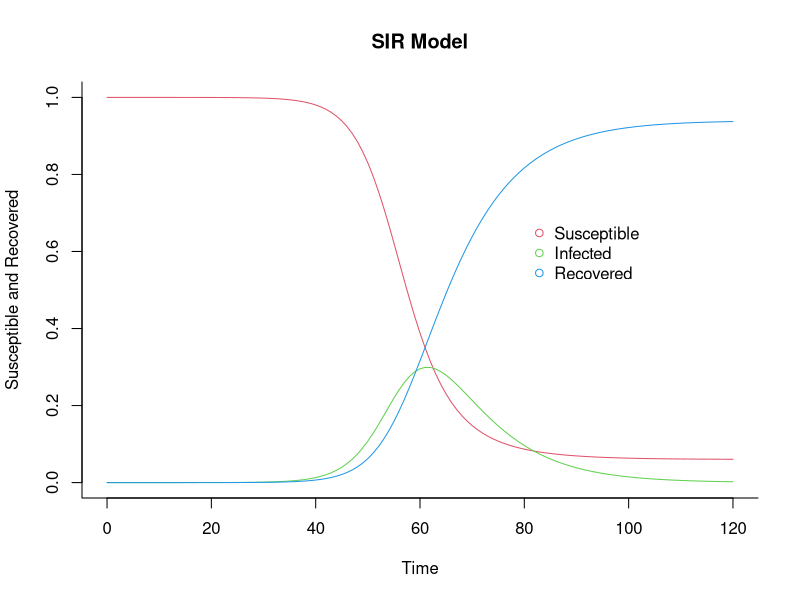
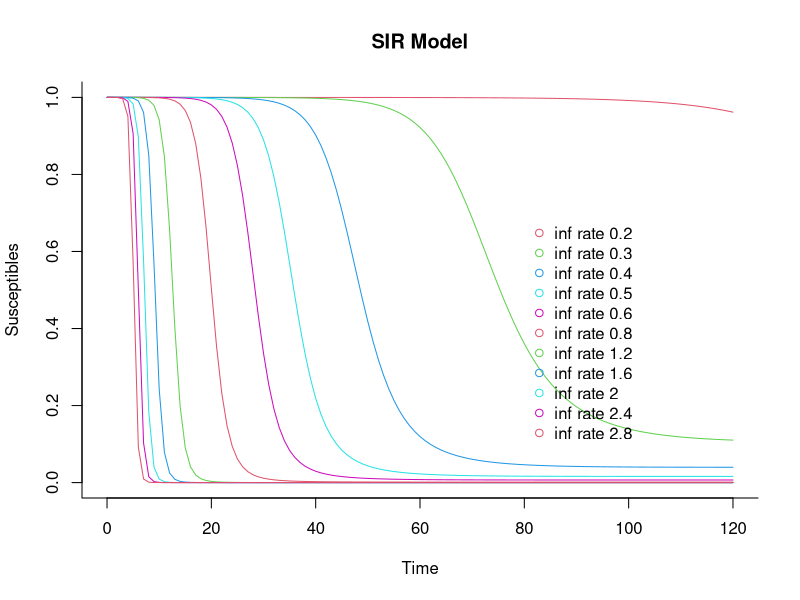
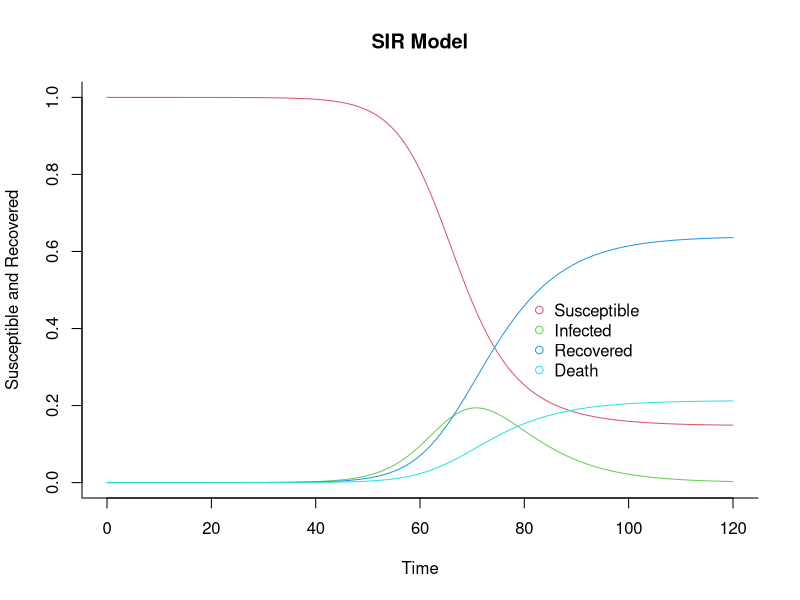
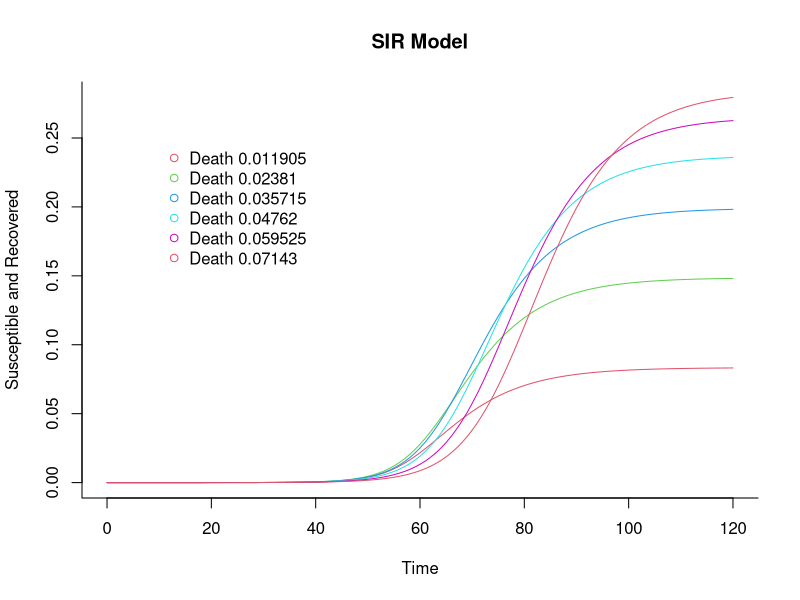
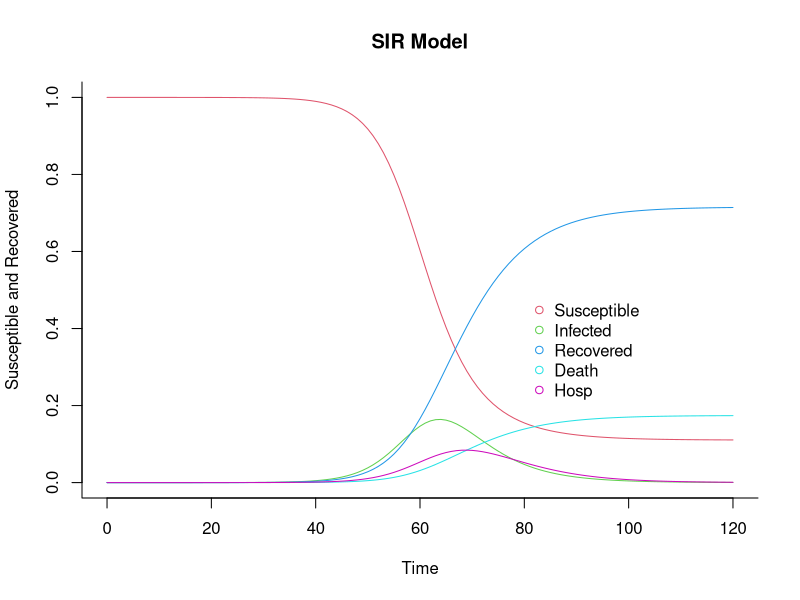
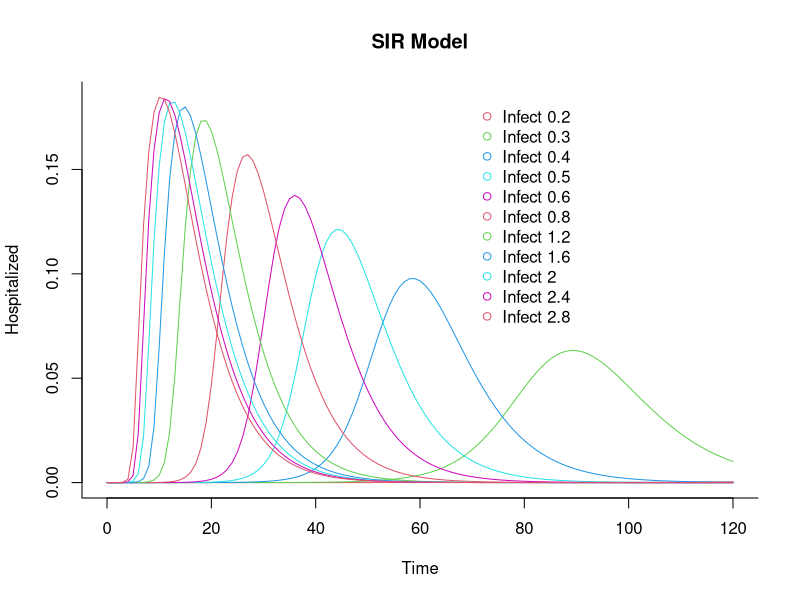

The R source for these figures, in order: (Note: this script raises an error after producing the figures.)

###############
### R Intro ###
###############

### Link:
# https://cran.r-project.org/

# Instalare pachete:
# install.packages("_nume_pachet_")

### Vizualizare / Grafica
# install.packages("ggplot2")

### Ecuatii diferentiale
# install.packages("deSolve")

#################

### incarcare librarii
library(ggplot2)
library(deSolve)

##################
##################

#################
### SIR Model ###
#################

# S = Susceptible
# I = Infected
# R = Removed: Immune (recovered) + Dead;

### Basic SIR Model
sir <- function(time, state, parameters) {
  with(as.list(c(state, parameters)), {
    dS = -infect * S * I;
    dI =  infect * S * I - recov * I;
    dR =  recov * I;

    return(list(c(dS, dI, dR)))
  })
}

solve.sir = function(sir.f, init, parameters, times) {
	## Solve using ode (General Solver for Ordinary Differential Equations)
	out = ode(y = init, times = times, func = sir.f, parms = parameters)
	## change to data frame
	out = as.data.frame(out)
	## Delete time variable
	out$time <- NULL
	return(out)
}

### Plot SIR
legend.xyf = function(times, x=c(0,0)) {
	c(max(times)*2/3, 0.7) + x;
}
plot.sir = function(y, times, legend.lbl=c("Susceptible", "Infected", "Recovered"),
		legend.xy, leg.off=c(0,0), ylab="Susceptible and Recovered") {
	if(missing(legend.xy)) legend.xy=legend.xyf(times, leg.off)
	matplot(x = times, y = y, type = "l",
        xlab = "Time", ylab = ylab, main = "SIR Model",
        lwd = 1, lty = 1, bty = "l", col = 2:6)

	## Add legend
	legend(legend.xy[1], legend.xy[2], legend.lbl,
		pch = 1, col = 2:6, bty = "n")
}

basic.lbl = c("Susceptible", "Infected", "Recovered");

#############
### run Model

### Set parameters

### Time frame
end.time = 120
times = seq(0, end.time, by = 1)

### Proportion in each compartment:
# Susceptible = 0.999999;
# Infected = 0.000001;
# Recovered = 0;
init = c(S = 1-1e-6, I = 1e-6, R = 0.0)

# probability of infection;
infect = 1.4247 / 4
# recovery rate;
recov  = 0.14286 / 1.2

parameters = c(infect = infect, recov = recov)


### Solve using ode
out = solve.sir(sir, init, parameters, times)
head(out, 10)

### Plot
plot.sir(out, times)

min(out$S)



#############
#############

solve.SIR = function(param, type="infect") {
	type = match(type, c("infect", "recov"))
	if(type == 1) {
		parameters = c(infect = param, recov = recov)
	} else if(type == 2) {
		parameters = c(infect = infect, recov = param)
	}
	solve.sir(sir, init, parameters, times)$S;
}

# probability of infection;
infect = 1.4247 / 4
# recovery rate;
recov  = 0.14286 / 1.2

infect.seq = c(0.2, 0.3, 0.4, 0.5, 0.6, seq(0.8, 3, by=0.4))
out = sapply(infect.seq, solve.SIR)
plot.sir(out, times, legend.lbl=paste("inf rate", infect.seq), ylab="Susceptibles")


#####################
#####################

### SIR + Death Model

sir <- function(time, state, parameters) {
  with(as.list(c(state, parameters)), {
    dS = -infect * S * I;
    dI =  infect * S * I - recov * I - death * I; 
    dR =  recov * I;
	dD =  death * I;

    return(list(c(dS, dI, dR, dD)));
  })
}


# probability of infection;
infect = 1.4247 / 4
# recovery rate;
recov  = 0.14286 / 1.2
# death rate;
death = recov / 3;

parameters = c(infect = infect, recov = recov, death=death)
init = c(S = 1-1e-6, I = 1e-6, R = 0.0, D = 0.0)


### Solve using ode
out = solve.sir(sir, init, parameters, times)
head(out, 10)

### Plot
plot.sir(out, times, legend.lbl = c(basic.lbl, "Death"), leg.off=c(0, -0.2))


### Comparisons
solve.SIR = function(param, type="infect") {
	type = match(type, c("infect", "recov", "death", "hosp"))
	if(is.na(type)) stop("Invalid type!")
	parameters[type] = param
	solve.sir(sir, init, parameters, times)$D;
}

death.seq = recov * seq(0.1, 0.6, by=0.1)
out = sapply(death.seq, solve.SIR, type="death")
plot.sir(out, times, legend.lbl=paste("Death", death.seq), legend.xy=c(10,0.25))



#####################
#####################

### SIR + Hospital
# - different mortalities in Hospital vs Community

sir <- function(time, state, parameters) {
  with(as.list(c(state, parameters)), {
    dS = -infect * S * I - infect * S * H; # both I & H infect!
    dI =  infect * S * I + infect * S * H - recov * I - death * I - hosp * I;
	  dH =  hosp * I - recov.h * H - death.h * H;
    dR =  recov * I + recov.h * H;
	  dD =  death * I + death.h * H;

    return(list(c(dS, dI, dR, dD, dH)));
  })
}


# probability of infection;
infect = 1.4247 / 4
# recovery rate;
recov  = 0.14286 / c(1.2, 1.3)
# death rate;
death = recov * c(1/10, 1/2);
# hospitalization
hosp = 0.1;

parameters = c(infect = infect,
	recov = recov[1], recov.h = recov[2],
	death=death[1], death.h = death[2], hosp = hosp)
init = c(S = 1-1e-6, I = 1e-6, R = 0.0, D = 0.0, H = 0.0)


### Solve using ode
out = solve.sir(sir, init, parameters, times)
head(out, 10)

### Plot
plot.sir(out, times, legend.lbl = c(basic.lbl, "Death", "Hosp"), leg.off=c(0, -0.2))


### Comparisons
solve.SIR = function(param, type="infect") {
	type = match(type, c("infect", "recov", "death", "hosp"))
	if(is.na(type)) stop("Invalid type!")
	parameters[type] = param
	solve.sir(sir, init, parameters, times)$H;
}

infect.seq = c(0.2, 0.3, 0.4, 0.5, 0.6, seq(0.8, 3, by=0.4))
out = sapply(infect.seq, solve.SIR, type="infect")
plot.sir(out, times, ylab="Hospitalized",
	legend.lbl=paste("Infect", infect.seq), legend.xy=c(70,0.185))



#####################
#####################

### SIR + Old Age + Hospital
# - different mortalities for Old age vs Young;
# - different mortalities for Hospital vs Community;

### TODO: homework;

# V = S0 * proportie_varstnici; [ex. 0.2]

sir <- function(time, state, parameters) {
  with(as.list(c(state, parameters)), {
    dS = young*(-infect * S * I - infect * S * H); # both I & H infect!
    dV = old*(-infect * V * I - infect * V * H)
    dI =  young*(infect * S * I + infect * S * H) + old*(infect * V * I + infect * V * H) - recov * I - death * I - hosp * I;
    dH =  hosp * I - recov.h * H - death.h * H - recov.h * V - death.h * V;
    dR =  recov * I + recov.h * H + recov * V + recov.h * V; # done
    dD =  death * I + death.h * H + death * V + death.h * V; # done
    
    return(list(c(dS,dV, dI, dR, dD, dH)));
  })
}


# probability of infection;
infect = 1.4247 / 4
# recovery rate;
recov  = 0.14286 / c(1.2, 1.3)
# death rate;
death = recov * c(1/10, 1/2);
# hospitalization
hosp = 0.1;
#old rate
old = 0.2
#young rate
young = 0.8

parameters = c(infect = infect,
               recov = recov[1], recov.h = recov[2],
               death=death[1], death.h = death[2], hosp = hosp,old = old,young=young)
init = c(S = 1-1e-6, I = 1e-6, R = 0.0, D = 0.0, H = 0.0)


### Solve using ode
out = solve.sir(sir, init, parameters, times)
head(out, 10)

### Plot
plot.sir(out, times, legend.lbl = c("Young", "Old", "Infected","Recovered","Death", "Hosp"), leg.off=c(0, -0.2))


### Comparisons
solve.SIR = function(param, type="infect") {
  type = match(type, c("infect", "recov", "death", "hosp"))
  if(is.na(type)) stop("Invalid type!")
  parameters[type] = param
  solve.sir(sir, init, parameters, times)$H;
}

infect.seq = c(0.2, 0.3, 0.4, 0.5, 0.6, seq(0.8, 3, by=0.4))
out = sapply(infect.seq, solve.SIR, type="infect")
plot.sir(out, times, ylab="Hospitalized",
         legend.lbl=paste("Infect", infect.seq), legend.xy=c(70,0.185))



#####################
#####################

### SIR + Vaccine

sir <- function(time, state, parameters) {
  with(as.list(c(state, parameters)), {
	dV = min(S, vacc); # V protects, but reduces S;
    dS = -infect * S * I - infect * S * H - dV; # both I & H infect!
    dI =  infect * S * I + infect * S * H - recov * I - death * I - hosp * I;
	dH =  hosp * I - recov.h * H - death.h * H;
    dR =  recov * I + recov.h * H + dV;
	dD =  death * I + death.h * H;
	# Note: dR includes also dV;

    return(list(c(dS, dI, dR, dD, dH, dV)));
  })
}


# probability of infection;
infect = 1.4247 / 4
# recovery rate;
recov  = 0.14286 / c(1.2, 1.3)
# death rate;
death = recov * c(1/10, 1/2);
# hospitalization
hosp = 0.1;
# vaccination
vacc = 1 / 1000; # ~ 3 years for entire population;

parameters = c(infect = infect,
	recov = recov[1], recov.h = recov[2],
	death=death[1], death.h = death[2], hosp = hosp, vacc = vacc)
init = c(S = 1-1e-6, I = 1e-6, R = 0.0, D = 0.0, H = 0.0, V = 0.0)


### Solve using ode
out = solve.sir(sir, init, parameters, times)
head(out, 10)

### Plot
plot.sir(out, times, legend.lbl = c(basic.lbl, "Death", "Hosp", "Vacc"), leg.off=c(0, -0.2))


### TODO:
# - comparisons in Mortality & Hospitalization
#   vs different Vaccination rates;
# - preferential vaccination in older individuals;


### TODO (urmatoarele ore)
# - interfete interactive: shiny app, dashboard;
